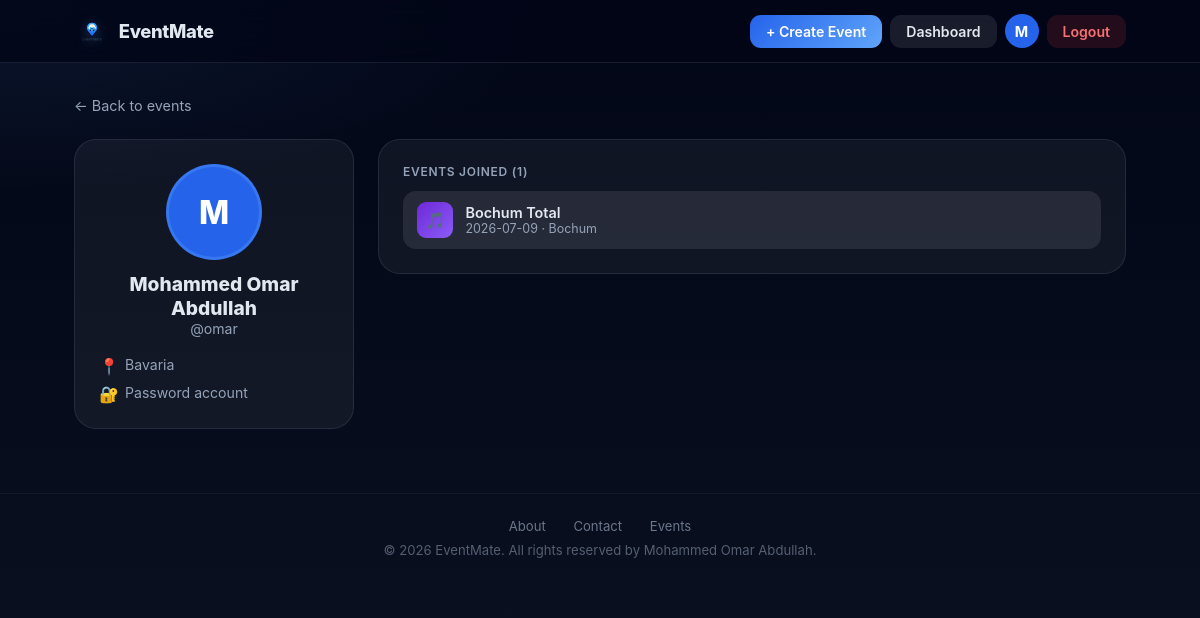
Page /profile/2 (signed in) on the committed database.
### app.py (models this page shows)
class User(db.Model):
    id = db.Column(db.Integer, primary_key=True)
    email = db.Column(db.String(120), unique=True, nullable=True)
    username = db.Column(db.String(80), unique=True, nullable=True)
    name = db.Column(db.String(120), nullable=False)
    first_name = db.Column(db.String(60))
    last_name = db.Column(db.String(60))
    state = db.Column(db.String(120))
    city = db.Column(db.String(120))
    street = db.Column(db.String(120))
    house_number = db.Column(db.String(20))
    password_hash = db.Column(db.String(200))
    auth_method = db.Column(db.String(20))
    university = db.Column(db.String(200))
    study_program = db.Column(db.String(200))
    languages = db.Column(db.Text)
    interests = db.Column(db.Text)
    about_me = db.Column(db.Text)
    profile_picture = db.Column(db.String(200))
    joined_events = db.relationship('EventJoin', backref='user', lazy=True, cascade='all, delete-orphan')
    created_events = db.relationship('Event', backref='organizer', lazy=True, foreign_keys='Event.organizer_id')
    def get_languages(self):
        return [l.strip() for l in self.languages.split(',') if l.strip()] if self.languages else []
    def get_interests(self):
        return [i.strip() for i in self.interests.split(',') if i.strip()] if self.interests else []
    def to_dict(self):
        return {
            'id': self.id,
            'username': self.username,
            'name': self.name,
            'first_name': self.first_name,
            'last_name': self.last_name,
            'state': self.state,
            'city': self.city,
            'street': self.street,
            'house_number': self.house_number,
            'auth_method': self.auth_method,
            'university': self.university,
            'study_program': self.study_program,
            'languages': self.get_languages(),
            'interests': self.get_interests(),
            'about_me': self.about_me,
            'profile_picture': self.profile_picture,
        }

class Event(db.Model):
    id = db.Column(db.Integer, primary_key=True)
    title = db.Column(db.String(200), nullable=False)
    date = db.Column(db.String(20), nullable=False)
    time = db.Column(db.String(10))
    location = db.Column(db.String(120), nullable=False)
    language = db.Column(db.String(120))
    category = db.Column(db.String(60))
    description = db.Column(db.Text)
    max_participants = db.Column(db.Integer)
    banner = db.Column(db.String(200))
    organizer_id = db.Column(db.Integer, db.ForeignKey('user.id'), nullable=True)
    joined_users = db.relationship('EventJoin', backref='event', lazy=True, cascade='all, delete-orphan')
    def attendee_count(self):
        return len(self.joined_users)
    def to_dict(self):
        org = User.query.get(self.organizer_id) if self.organizer_id else None
        return {
            'id': self.id,
            'title': self.title,
            'date': self.date,
            'time': self.time,
            'location': self.location,
            'language': self.language,
            'category': self.category,
            'description': self.description,
            'max_participants': self.max_participants,
            'banner': self.banner,
            'organizer_id': self.organizer_id,
            'organizer_name': org.name if org else 'EventMate',
            'organizer_username': org.username if org else None,
            'attendee_count': self.attendee_count(),
            'attendees': [ej.user.name for ej in self.joined_users],
            'category_color': CATEGORY_COLORS.get(self.category, 'linear-gradient(135deg,#1e3a8a,#3b82f6)'),
            'category_icon': CATEGORY_ICONS.get(self.category, '📅'),
        }

### app.py (the view)
@app.route('/profile/<int:user_id>')
@auth_required
def profile(user_id):
    current_user = get_current_user()
    guest = session.get('guest')
    profile_user = User.query.get_or_404(user_id)
    joined_events = [ej.event for ej in profile_user.joined_events]
    is_own = bool(current_user and current_user.id == user_id)
    return render_template(
        'profile.html',
        profile_user=profile_user,
        user=current_user.to_dict() if current_user else None,
        guest=guest,
        joined_events=[e.to_dict() for e in joined_events],
        is_own=is_own,
    )

### app.py (called while the page is built)
def auth_required(view):
    @wraps(view)
    def wrapped_view(*args, **kwargs):
        if 'user_id' not in session and 'guest' not in session:
            return redirect(url_for('login'))
        return view(*args, **kwargs)
    return wrapped_view

def get_current_user():
    if 'user_id' in session:
        return User.query.get(session['user_id'])
    return None

@app.context_processor
def inject_nav():
    user = get_current_user()
    return dict(
        nav_user=user.to_dict() if user else None,
        is_guest=session.get('guest', False),
    )

### templates/profile.html (shortened to what this page needs)
{% extends "base.html" %}
{% block body %}
<div class="page">
    <div style="margin-bottom:1.5rem;">
        <a href="/" style="color:var(--muted);text-decoration:none;font-size:0.9rem;">← Back to events</a>
    </div>
    <div class="profile-layout">
        <div class="profile-card">
            <div class="profile-avatar-wrap">
                <div class="profile-avatar">
                    {% if profile_user.profile_picture %}
                        <img src="{{ url_for('static', filename='uploads/' + profile_user.profile_picture) }}" alt="">
                    {% else %}
                        {{ profile_user.name[0] | upper }}
                    {% endif %}
                </div>
                <div>
                    <div class="profile-name">{{ profile_user.name }}</div>
                    {% if profile_user.username %}
                    <div class="profile-username">@{{ profile_user.username }}</div>
                    {% endif %}
                </div>
            </div>
            <div class="profile-detail">
                {% if profile_user.city or profile_user.state %}
                <div class="profile-detail-row">
                    <span class="profile-detail-icon">📍</span>
                    <div class="profile-detail-text">{% if profile_user.city %}{{ profile_user.city }}, {% endif %}{{ profile_user.state }}</div>
                </div>
                {% endif %}
                {% if profile_user.auth_method %}
                <div class="profile-detail-row">
                    <span class="profile-detail-icon">🔐</span>
                    <div class="profile-detail-text">{{ profile_user.auth_method | capitalize }} account</div>
                </div>
                {% endif %}
            </div>
        </div>
        <div class="main-col">
            <div class="section-card">
                <div class="section-label">Events Joined ({{ joined_events|length }})</div>
                {% if joined_events %}
                <div class="event-list">
                    {% for event in joined_events %}
                    <a href="/event/{{ event.id }}" class="event-list-item">
                        <div class="event-list-icon">
                            {% if event.banner %}
                                <img src="{{ url_for('static', filename='uploads/' + event.banner) }}" alt="" style="width:100%;height:100%;object-fit:cover;">
                            {% else %}
                                <div style="background:{{ event.category_color }};width:100%;height:100%;display:grid;place-items:center;font-size:1rem;">{{ event.category_icon }}</div>
                            {% endif %}
                        </div>
                        <div>
                            <div class="event-list-title">{{ event.title }}</div>
                            <div class="event-list-meta">{{ event.date }} · {{ event.location }}</div>
                        </div>
                    </a>
                    {% endfor %}
                </div>
                {% else %}
                <p class="empty-state-sm">No events joined yet.</p>
                {% endif %}
            </div>
        </div>
    </div>
</div>
{% endblock %}

### templates/base.html (shortened to what this page needs)
<!DOCTYPE html>
<html lang="en">
<head>
</head>
<body>
<nav class="topnav">
    <div class="topnav-inner">
        <a href="/" class="nav-logo">
            <img src="{{ url_for('static', filename='logo.png') }}" alt="EventMate" class="nav-logo-img">
            <span class="nav-wordmark">EventMate</span>
        </a>
        <div class="nav-right">
            {% if nav_user %}
                <a href="/create_event" class="nbtn nbtn-accent">+ Create Event</a>
                <a href="/dashboard" class="nbtn nbtn-ghost">Dashboard</a>
                <a href="/profile/{{ nav_user.id }}" class="nav-avatar" title="{{ nav_user.name }}">
                    {% if nav_user.profile_picture %}
                        <img src="{{ url_for('static', filename='uploads/' + nav_user.profile_picture) }}" alt="">
                    {% else %}
                        {{ nav_user.name[0] | upper }}
                    {% endif %}
                </a>
                <a href="/logout" class="nbtn nbtn-danger">Logout</a>
            {% elif is_guest %}
                <span class="pill">Guest</span>
                <a href="/login" class="nbtn nbtn-accent">Login</a>
                <a href="/logout" class="nbtn nbtn-ghost">Exit</a>
            {% endif %}
        </div>
    </div>
</nav>
{% block body %}{% endblock %}
<footer style="text-align:center;padding:1.5rem 1rem 2rem;color:rgba(148,163,184,0.55);font-size:0.82rem;border-top:1px solid rgba(148,163,184,0.08);margin-top:2rem;">
    <div style="margin-bottom:0.5rem;">
        <a href="/about" style="color:rgba(148,163,184,0.7);text-decoration:none;margin:0 0.75rem;font-size:0.82rem;">About</a>
        <a href="/about#contact" style="color:rgba(148,163,184,0.7);text-decoration:none;margin:0 0.75rem;font-size:0.82rem;">Contact</a>
        <a href="/" style="color:rgba(148,163,184,0.7);text-decoration:none;margin:0 0.75rem;font-size:0.82rem;">Events</a>
    </div>
    © 2026 EventMate. All rights reserved by Mohammed Omar Abdullah.
</footer>
</body>
</html>

### templates/base.html (style rules this page uses)
:root { --bg: #0b1220; --surface: rgba(255,255,255,0.05); --surface2: rgba(255,255,255,0.09); --border: rgba(148,163,184,0.15); --text: #e2e8f0; --muted: #94a3b8; --accent: #60a5fa; --accent-dark: #2563eb; --green: #4ade80; --green-dark: #16a34a; --red: #f87171; }
* { box-sizing: border-box; margin: 0; padding: 0; }
body { font-family: Inter, system-ui, sans-serif; background: radial-gradient(ellipse 80% 40% at top left, rgba(96,165,250,0.10) 0%, transparent 60%), linear-gradient(180deg, #020617 0%, #0b1220 100%); color: var(--text); min-height: 100vh; }
a { color: inherit; }
nav.topnav { position: sticky; top: 0; z-index: 200; backdrop-filter: blur(18px); background: rgba(2,6,23,0.80); border-bottom: 1px solid var(--border); }
.topnav-inner { max-width: 1100px; margin: 0 auto; display: flex; align-items: center; justify-content: space-between; height: 62px; padding: 0 1.5rem; gap: 1rem; }
.nav-logo { display: flex; align-items: center; gap: 0.55rem; text-decoration: none; color: var(--text); }
.nav-logo-img { width: 36px; height: 36px; object-fit: cover; object-position: top center; border-radius: 6px; filter: drop-shadow(0 2px 6px rgba(96,165,250,0.35)); }
.nav-wordmark { font-weight: 800; font-size: 1.15rem; letter-spacing: -0.02em; }
.nav-right { display: flex; align-items: center; gap: 0.5rem; flex-wrap: wrap; }
.nbtn { padding: 0.5rem 1rem; border-radius: 11px; font-size: 0.88rem; font-weight: 600; text-decoration: none; border: none; cursor: pointer; display: inline-flex; align-items: center; gap: 0.4rem; transition: opacity .15s, transform .15s; white-space: nowrap; }
.nbtn-ghost { background: var(--surface2); color: var(--text); }
.nbtn-accent { background: linear-gradient(135deg,var(--accent-dark),var(--accent)); color: #fff; }
.nbtn-danger { background: rgba(239,68,68,.14); color: var(--red); }
.nav-avatar { width: 34px; height: 34px; border-radius: 50%; background: var(--accent-dark); display: grid; place-items: center; font-weight: 700; font-size: 0.9rem; color: #fff; text-decoration: none; overflow: hidden; flex-shrink: 0; }
.page { max-width: 1100px; margin: 0 auto; padding: 2rem 1.5rem; }

### templates/profile.html (style rules this page uses)
.profile-layout { display: grid; grid-template-columns: 280px 1fr; gap: 1.5rem; align-items: start; }
.profile-card { background: var(--surface); border: 1px solid var(--border); border-radius: 22px; padding: 1.5rem; display: grid; gap: 1.2rem; }
.profile-avatar-wrap { display: flex; flex-direction: column; align-items: center; gap: 0.75rem; }
.profile-avatar { width: 96px; height: 96px; border-radius: 50%; background: var(--accent-dark); display: grid; place-items: center; font-size: 2rem; font-weight: 800; color: #fff; overflow: hidden; border: 3px solid rgba(96,165,250,0.3); }
.profile-name { font-size: 1.2rem; font-weight: 800; text-align: center; }
.profile-username { color: var(--muted); font-size: 0.88rem; text-align: center; }
.profile-detail { display: flex; flex-direction: column; gap: 0.5rem; }
.profile-detail-row { display: flex; gap: 0.5rem; align-items: flex-start; }
.profile-detail-icon { color: var(--muted); width: 18px; flex-shrink: 0; }
.profile-detail-text { font-size: 0.88rem; color: var(--muted); }
.main-col { display: grid; gap: 1.5rem; }
.section-card { background: var(--surface); border: 1px solid var(--border); border-radius: 22px; padding: 1.5rem; }
.section-label { font-size: 0.75rem; color: var(--muted); text-transform: uppercase; letter-spacing: 0.06em; font-weight: 600; margin-bottom: 0.75rem; }
.event-list { display: grid; gap: 0.6rem; }
.event-list-item { display: flex; align-items: center; gap: 0.75rem; text-decoration: none; color: var(--text); padding: 0.7rem 0.9rem; border-radius: 13px; background: var(--surface2); transition: background .15s; }
.event-list-icon { width: 36px; height: 36px; border-radius: 9px; flex-shrink: 0; overflow: hidden; }
.event-list-icon > div { width: 100%; height: 100%; display: grid; place-items: center; font-size: 1.1rem; }
.event-list-title { font-size: 0.9rem; font-weight: 600; }
.event-list-meta { font-size: 0.78rem; color: var(--muted); }

### rows in the picture
User: name "M"
User: name "M", name "Mohammed Omar Abdullah", username "omar", state "Bavaria", auth_method "Password"
Event: category_icon "🎵", title "Bochum Total", date "2026-07-09", location "Bochum"

### other values in the picture
{{ joined_events|length }} "1"
